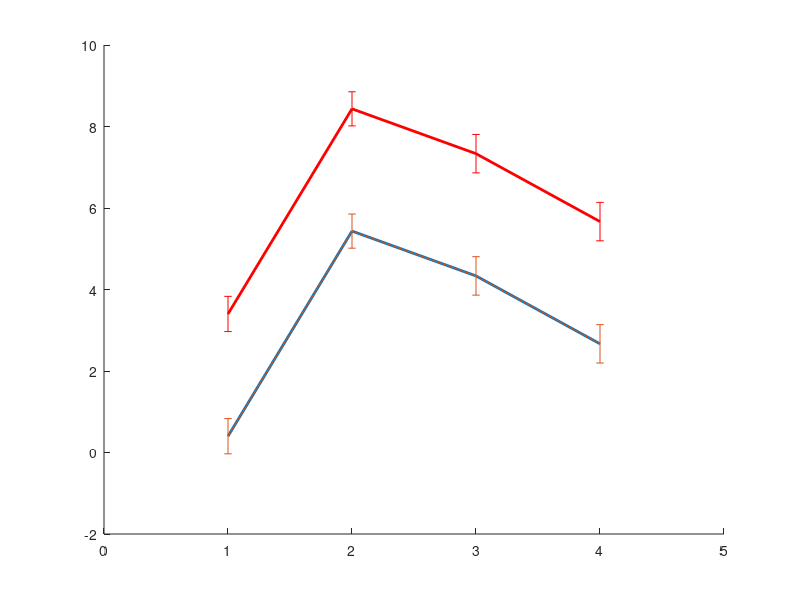

MATLAB code for this plot:

% SimpleStat_mean_plot

close all
a = [ 0 5 4 3 ; 0.2 5.3 5 3 ; 1 6 4 2] ;
a2 = [ 0 5 4 3 ; 0.2 5.3 5 3 ; 1 6 4 2] ;
a2=a2+3 ;

x = [ 1 2 3 4 ];

data_mean = mean( a , 1 )
data_mean2 = mean( a2 , 1 )

data_std = std( a ,1 ) 
data_std2 = std( a2 ,1 ) 

figure
hold on
plot( x , data_mean , 'Linewidth', 2)
errorbar( x , data_mean , data_std )


plot( x , data_mean2 , 'r' , 'Linewidth', 2)
errorbar( x , data_mean2 , data_std , 'r' )







